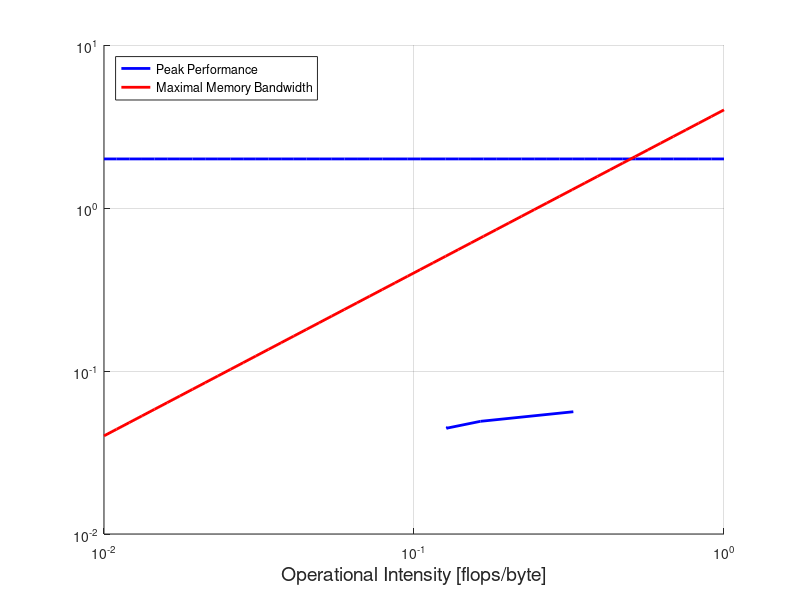

MATLAB code for this plot: (Note: this script raises an error after producing the figure.)
%% All measurements are for B003 (Baseline)
roofline_points = [];

%% Performance Analysis 100k full
num_cycles = 377602017046; % CPU_CLK_UNHALTED.REF_TSC
num_messages = 537756;
% number of flops = FP_COMP_OPS_EXE.SSE_SCALAR_DOUBLE +
%                   FP_COMP_OPS_EXE.SSE_SCALAR_SINGLE + 
%                   FP_COMP_OPS_EXE.X87
num_flops = 14364021546 + 0 + 2664003996;
runtime = 114.685; % seconds
bandwidth_sec = 1.156; % GB/s

bandwidth_cycle = (runtime*bandwidth_sec*1000000000)/num_cycles;
flops_cycle = num_flops/num_cycles;
intensity = flops_cycle/bandwidth_cycle;
roofline_points = [roofline_points; intensity, flops_cycle];

%% Performance Analysis [dataset user 405] 734 movies, user 405
num_cycles = 234140351210; % CPU_CLK_UNHALTED.REF_TSC
num_messages = 330576;
% number of flops = FP_COMP_OPS_EXE.SSE_SCALAR_DOUBLE +
%                   FP_COMP_OPS_EXE.SSE_SCALAR_SINGLE + 
%                   FP_COMP_OPS_EXE.X87
num_flops = 8928013392 + 0 + 1500002250;
runtime = 71.113; % seconds
bandwidth_sec = 1.153; % GB/s

bandwidth_cycle = (runtime*bandwidth_sec*1000000000)/num_cycles;
flops_cycle = num_flops/num_cycles;
intensity = flops_cycle/bandwidth_cycle;
roofline_points = [roofline_points; intensity, flops_cycle];

%% Performance Analysis [dataset 512] 272 movies, user 1-10
num_cycles = 1553744330613; % CPU_CLK_UNHALTED.REF_TSC
num_messages = 2000409;
% number of flops = FP_COMP_OPS_EXE.SSE_SCALAR_DOUBLE +
%                   FP_COMP_OPS_EXE.SSE_SCALAR_SINGLE + 
%                   FP_COMP_OPS_EXE.X87
num_flops = 66078099117 + 0 + 10242015363;
runtime = 471.622; % seconds
bandwidth_sec = 0.988; % GB/s

bandwidth_cycle = (runtime*bandwidth_sec*1000000000)/num_cycles;
flops_cycle = num_flops/num_cycles;
intensity = flops_cycle/bandwidth_cycle;
roofline_points = [roofline_points; intensity, flops_cycle];

%% Performance Analysis 32 movies, user 1-10
num_cycles = 72650108975; % CPU_CLK_UNHALTED.REF_TSC
num_messages = 163805;
% number of flops = FP_COMP_OPS_EXE.SSE_SCALAR_DOUBLE +
%                   FP_COMP_OPS_EXE.SSE_SCALAR_SINGLE + 
%                   FP_COMP_OPS_EXE.X87
num_flops = 3708005562 + 0 + 378000567;
runtime = 22.065; % seconds
bandwidth_sec = 0.567; % GB/s

bandwidth_cycle = (runtime*bandwidth_sec*1000000000)/num_cycles;
flops_cycle = num_flops/num_cycles;
intensity = flops_cycle/bandwidth_cycle;
roofline_points = [roofline_points; intensity, flops_cycle];

%% Roofline Plot Baseline
figure;
hold on; grid on
fontsize = 14;
x = logspace(-2,0);

maxBytesCycle = 4;
% flops / cycle
peakPerf = 2;
oneOpCycle = 1;

% Scalar peak performance
ys = ones(length(x),1).*peakPerf;
perfBound = loglog(x,ys,'-b','LineWidth',2);

% memory bandwidth
yb = x.*maxBytesCycle;
memBound = loglog(x,yb,'r','LineWidth',2);

% measurements
loglog(roofline_points(:,1), roofline_points(:,2), '-b', 'LineWidth',2);



legend('Peak Performance','Maximal Memory Bandwidth','Location','northwest');
xlabel('Operational Intensity [flops/byte]', 'fontsize', fontsize)
y=ylabel({'Performance [flops/cycle]'}, 'fontsize', fontsize,'rot', 0);
set(y, 'position', [0.0225,10,0]);
set(gca,'XScale','log')
set(gca,'YScale','log')
% t=title('Roofline Plot Baseline','fontsize', fontsize+1);
% titlepos = get(t,'position') + [0, 3, 0];
% set(t, 'position', titlepos);
set(gca,'fontsize', fontsize);
print(gcf, '-r150', 'roofline_baseline.png', '-dpng');

%% Measurements for B040
% compiled with gcc 4.5.2, -O3, cygwin64
roofline_points = [];
%% Performance Analysis 100k full, single precision
num_cycles = 3356005034; % CPU_CLK_UNHALTED.REF_TSC
num_messages = 54912;
% number of flops = FP_COMP_OPS_EXE.SSE_SCALAR_DOUBLE +
%                   FP_COMP_OPS_EXE.SSE_SCALAR_SINGLE + 
%                   FP_COMP_OPS_EXE.X87
num_flops = 72000108 + 12000018 + 18000027;
runtime = 1.019; % seconds
bandwidth_sec = 1.229; % GB/s

bandwidth_cycle = (runtime*bandwidth_sec*1000000000)/num_cycles;
flops_cycle = num_flops/num_cycles;
intensity = flops_cycle/bandwidth_cycle;
roofline_points = [roofline_points; intensity, flops_cycle];
%% Performance Analysis 100k full, double precision
num_cycles = 31454047181; % CPU_CLK_UNHALTED.REF_TSC
num_messages = 448130;
% number of flops = FP_COMP_OPS_EXE.SSE_SCALAR_DOUBLE +
%                   FP_COMP_OPS_EXE.SSE_SCALAR_SINGLE + 
%                   FP_COMP_OPS_EXE.X87
num_flops = 816001224 + 0 + 384000576;
runtime = 9.553; % seconds
bandwidth_sec = 2.176; % GB/s

bandwidth_cycle = (runtime*bandwidth_sec*1000000000)/num_cycles;
flops_cycle = num_flops/num_cycles;
intensity = flops_cycle/bandwidth_cycle;
roofline_points = [roofline_points; intensity, flops_cycle];
%% Performance Analysis [dataset user 405] 734 movies, user 405, single precision
num_cycles = 2538003807; % CPU_CLK_UNHALTED.REF_TSC
num_messages = 54330;
% number of flops = FP_COMP_OPS_EXE.SSE_SCALAR_DOUBLE +
%                   FP_COMP_OPS_EXE.SSE_SCALAR_SINGLE + 
%                   FP_COMP_OPS_EXE.X87
num_flops = 78000117 + 6000009 + 18000027;
runtime = 0.771; % seconds
bandwidth_sec = 1.568; % GB/s

bandwidth_cycle = (runtime*bandwidth_sec*1000000000)/num_cycles;
flops_cycle = num_flops/num_cycles;
intensity = flops_cycle/bandwidth_cycle;
roofline_points = [roofline_points; intensity, flops_cycle];
%% Performance Analysis [dataset user 405] 734 movies, user 405, double precision
num_cycles = 16308024462; % CPU_CLK_UNHALTED.REF_TSC
num_messages = 275480;
% number of flops = FP_COMP_OPS_EXE.SSE_SCALAR_DOUBLE +
%                   FP_COMP_OPS_EXE.SSE_SCALAR_SINGLE + 
%                   FP_COMP_OPS_EXE.X87
num_flops = 438000657 + 0 + 222000333;
runtime = 4.953; % seconds
bandwidth_sec = 2.238; % GB/s

bandwidth_cycle = (runtime*bandwidth_sec*1000000000)/num_cycles;
flops_cycle = num_flops/num_cycles;
intensity = flops_cycle/bandwidth_cycle;
roofline_points = [roofline_points; intensity, flops_cycle];
%% Performance Analysis [dataset 512] 272 movies, user 1-10, single precision
num_cycles = 9630014445; % CPU_CLK_UNHALTED.REF_TSC
num_messages = 105670;
% number of flops = FP_COMP_OPS_EXE.SSE_SCALAR_DOUBLE +
%                   FP_COMP_OPS_EXE.SSE_SCALAR_SINGLE + 
%                   FP_COMP_OPS_EXE.X87
num_flops = 204000306 + 30000045 + 102000153;
runtime = 2.925; % seconds
bandwidth_sec = 1.699; % GB/s

bandwidth_cycle = (runtime*bandwidth_sec*1000000000)/num_cycles;
flops_cycle = num_flops/num_cycles;
intensity = flops_cycle/bandwidth_cycle;
roofline_points = [roofline_points; intensity, flops_cycle];
%% Performance Analysis [dataset 512] 272 movies, user 1-10, double precision
num_cycles = 93388140082; % CPU_CLK_UNHALTED.REF_TSC
num_messages = 2083777;
% number of flops = FP_COMP_OPS_EXE.SSE_SCALAR_DOUBLE +
%                   FP_COMP_OPS_EXE.SSE_SCALAR_SINGLE + 
%                   FP_COMP_OPS_EXE.X87
num_flops = 2814004221 + 0 + 1356002034;
runtime = 30.253; % seconds
bandwidth_sec = 2.237; % GB/s

bandwidth_cycle = (runtime*bandwidth_sec*1000000000)/num_cycles;
flops_cycle = num_flops/num_cycles;
intensity = flops_cycle/bandwidth_cycle;
roofline_points = [roofline_points; intensity, flops_cycle];
%% Roofline Plot Baseline & B040
% Peak division perf
ys = ones(length(x),1).*(1/22);
divBound = loglog(x,ys,'--b','LineWidth',2);
% title('Roofline Plot Build 40','fontsize', fontsize);
legend([perfBound, divBound, memBound],{'Peak Performance', 'Peak Division Performance', 'Maximal Memory Bandwidth'},'Location','northwest');
% measurements
loglog(roofline_points(:,1), roofline_points(:,2), '-r', 'LineWidth',2);
text(0.2, 0.025,{'Baseline'},'VerticalAlignment','middle','HorizontalAlignment','center', 'fontsize', fontsize);
text(0.075, 0.025,{'Build 40'},'VerticalAlignment','middle','HorizontalAlignment','center', 'fontsize', fontsize);
print(gcf, '-r150', 'roofline_mixed.png', '-dpng');
